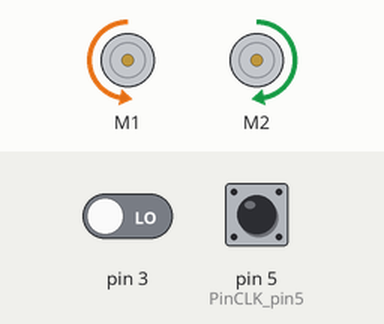
This sketch was run on a simulated Arduino Uno, built with avr-gcc and run on an emulated ATmega328P. Parts: 2 × DC motor (green arrow = forward, orange = backward, longer = faster). The inputs (shaded band) are chosen by the test bench; at power-on: pin 3 LOW, pin 5 (PinCLK_pin5) HIGH. What the sketch prints to the serial monitor is not drawn.

Above: at 0.1 s.
Timing chart, 0 to 1.6 s (numbered marks = the images above):
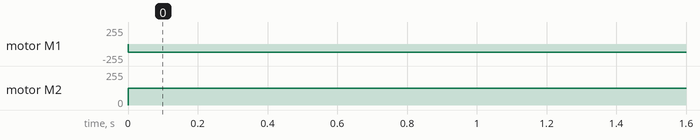

Measured:
- by itself, motor M1: stopped → backward 127/255 at 0.00 s
- by itself, motor M2: stopped → forward 127/255 at 0.00 s

The sketch:

RotationDegree.ino
```cpp
#include <PinChangeInt.h>

#include <DualVNH5019MotorShield.h>

volatile int ticks1 = 0;
volatile int ticks2 = 0;
volatile int setDegree =900;
volatile int targetTicks=0;
DualVNH5019MotorShield md;
int PinCLK_pin5 = 5;


void setup() {

  Serial.begin(115200);
  targetTicks= (setDegree*1.0/360)*(10/3)*562.25+20;
  Serial.println(targetTicks);
  md.init();
//  Serial.println(targetTicks);
  attachInterrupt(1, rising, RISING);
  attachPinChangeInterrupt(PinCLK_pin5, rising2, RISING); //deactive when doing stepTest

  // put your setup code here, to run once:

}

/*int countTargetTicks(int setDegree){
  Serial.println(setDegree);
  float returnValue = (setDegree/360)*(0.1)/(0.03);
  float rr = setDegree/360;
  Serial.println(rr);
  return returnValue*562.25;
}*/
void loop() {
  // put your main code here, to run repeatedly:
  if(ticks1<targetTicks && ticks2<targetTicks){
    md.setSpeeds(-200,200);
  }
  else{
    md.setBrakes(400,400);
  }

}

void rising(){
  ticks1++;
}

void rising2(){
  ticks2++;
}
```
